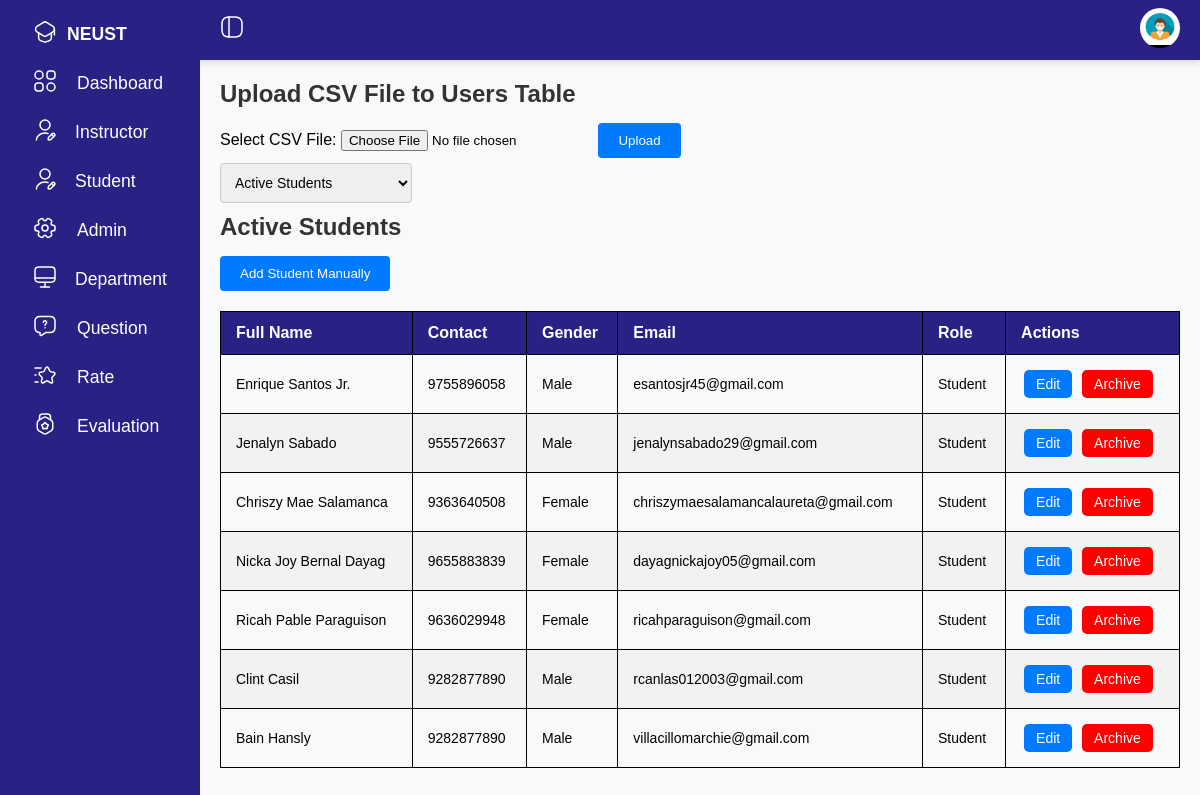
/student.php (signed in), run on an earlier commit of the app's database.
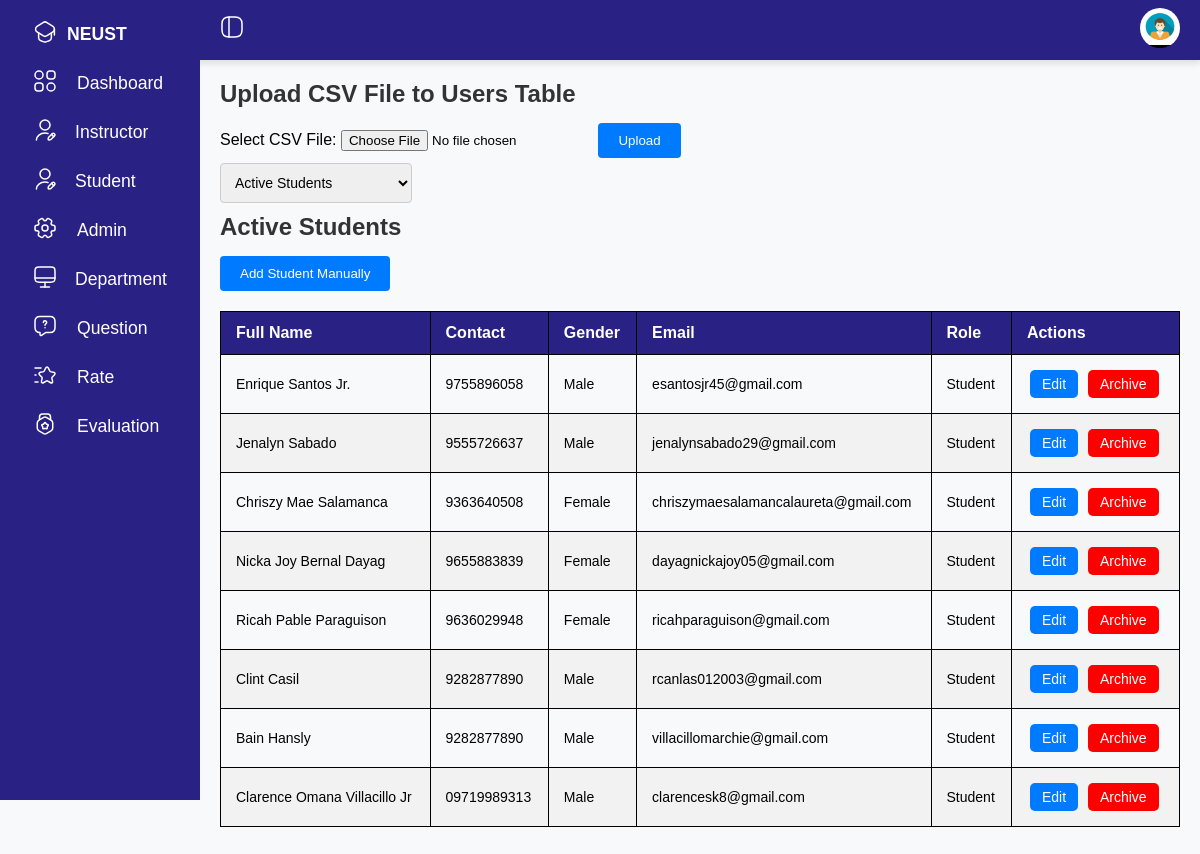
And on a later commit of the database.
### tables this page shows
CREATE TABLE `users` (
  `user_id` int(11) NOT NULL,
  `fname` varchar(100) NOT NULL,
  `mname` varchar(100) DEFAULT NULL,
  `lname` varchar(100) NOT NULL,
  `suffixname` varchar(20) DEFAULT NULL,
  `contact_no` varchar(20) NOT NULL,
  `houseno` int(20) NOT NULL,
  `street` varchar(100) NOT NULL,
  `barangay` varchar(100) NOT NULL,
  `city` varchar(100) NOT NULL,
  `province` varchar(100) NOT NULL,
  `postalcode` varchar(25) NOT NULL,
  `birthdate` date NOT NULL DEFAULT curdate(),
  `gender` enum('Female','Male') NOT NULL,
  `role` enum('Admin','Student','Instructor') NOT NULL,
  `email` varchar(100) NOT NULL,
  `password` varchar(100) DEFAULT NULL,
  `is_archived` tinyint(1) DEFAULT 0
);

### student.php (the view, shortened to what the changed rows need)
<?php
$servername = "localhost";
$username = "root";
$password = "";
$dbname = "cap";
$conn = new mysqli($servername, $username, $password, $dbname);
$filter = isset($_GET['status']) ? $_GET['status'] : 'active';
if ($filter == 'archived') {
    $sql = "SELECT * FROM users WHERE is_archived = 1 AND role = 'student'";
} else {
    $sql = "SELECT * FROM users WHERE is_archived = 0 AND role = 'student'";
}
$result = $conn->query($sql);
?>
<!DOCTYPE html>
<html lang="en">
<head>
    <link rel="stylesheet" href="sidebar.css">
</head>
<body>
    <div class="container">
        <div class="main">
            <h2>Upload CSV File to Users Table</h2>
            <h2><?php echo ucfirst($filter); ?> Students</h2>
            <div class="table-wrapper">
                <table class="table table-bordered">
                    <thead>
                        <tr>
                            <th>Full Name</th>
                            <th>Contact</th>
                            <th>Gender</th>
                            <th>Email</th>
                            <th>Role</th>
                            <th>Actions</th>
                        </tr>
                    </thead>
                    <tbody>
                        <?php if ($result->num_rows > 0): ?>
                            <?php while ($row = $result->fetch_assoc()): ?>
                                <tr>
                                    <td><?php echo $row['fname'] . ' ' . $row['mname'] . ' ' . $row['lname'] . ' ' . $row['suffixname']; ?>
                                    </td>
                                    <td><?php echo $row['contact_no']; ?></td>
                                    <td><?php echo $row['gender']; ?></td>
                                    <td><?php echo $row['email']; ?></td>
                                    <td><?php echo $row['role']; ?></td>
                                    <td>
                                        <?php if ($row['is_archived'] == 0): ?>
                                            <button class="btn btn-success edit-btn"
                                                onclick="openEditModal(<?php echo $row['user_id']; ?>, '<?php echo $row['fname']; ?>', '<?php echo $row['mname']; ?>', '<?php echo $row['lname']; ?>', '<?php echo $row['suffixname']; ?>',  '<?php echo $row['contact_no']; ?>', '<?php echo $row['houseno']; ?>', '<?php echo $row['street']; ?>', '<?php echo $row['barangay']; ?>', '<?php echo $row['city']; ?>', '<?php echo $row['province']; ?>', '<?php echo $row['postalcode']; ?>', '<?php echo $row['birthdate']; ?>', '<?php echo $row['gender']; ?>', '<?php echo $row['email']; ?>', '<?php echo $row['role']; ?>')">Edit</button>
                                            <a href="student.php?archive=true&user_id=<?php echo $row['user_id']; ?>">
                                                <button class="btn btn-danger archive-btn">Archive</button>
                                            </a>
                                        <?php elseif ($row['is_archived'] == 1): ?>
                                            <a href="student.php?restore=true&user_id=<?php echo $row['user_id']; ?>">
                                                <button class="btn btn-success edit-btn">Restore</button>
                                            </a>
                                        <?php endif; ?>
                                    </td>
                                </tr>
                            <?php endwhile; ?>
                        <?php else: ?>
                            <tr>
                                <td colspan="6">No students found</td>
                            </tr>
                        <?php endif; ?>
                    </tbody>
                </table>
            </div>
        </div>
    </div>
</body>
</html>

What changed in the data, as far as the page shows it:
added users: fname "Clarence", mname "Omana", lname "Villacillo", suffixname "Jr", contact_no "09719989313", gender "Male", email "clarencesk8@gmail.com", role "Student"
